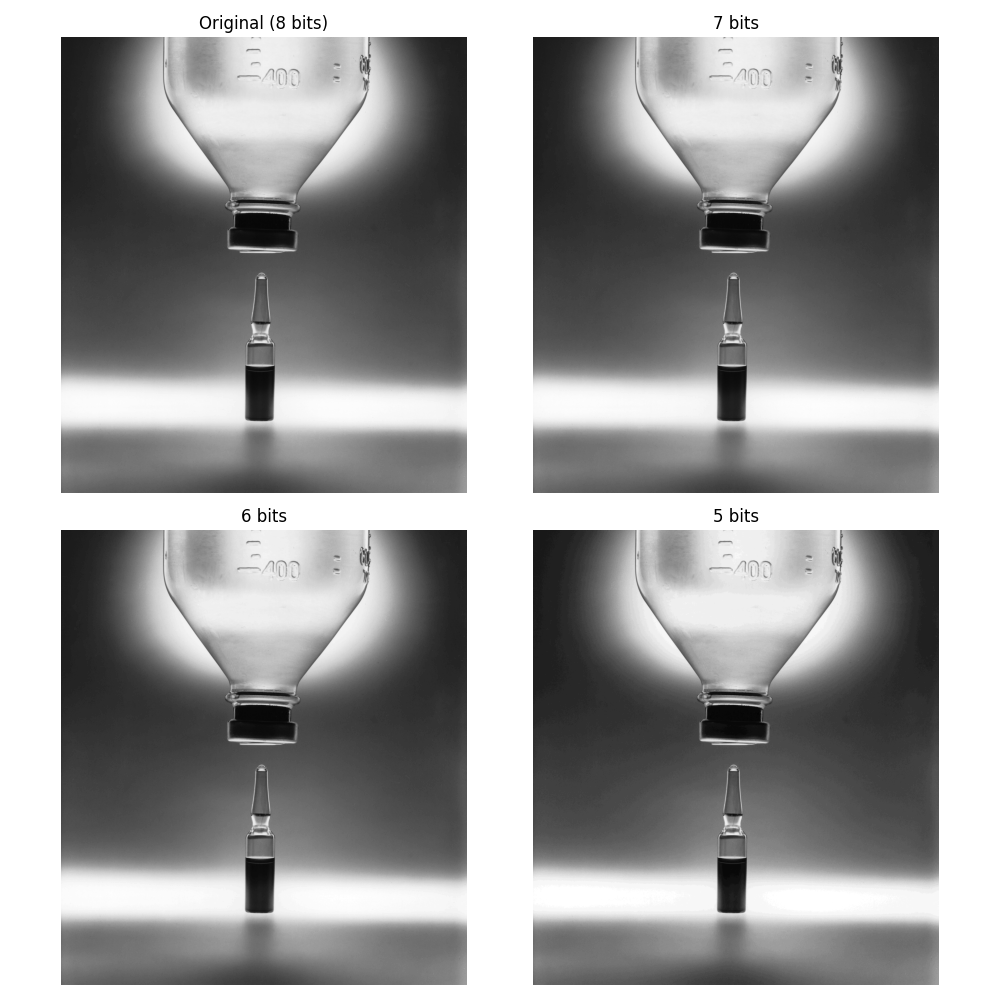

The Python source for this figure:

import sys
import os
import numpy as np
import matplotlib.pyplot as plt
from skimage.io import imread
from skimage.util import img_as_ubyte
from libDIPUM.im2bitplanes import im2bitplanes
from libDIPUM.bitplanes2im import bitplanes2im
from libDIPUM.data_path import dip_data

# Data
img_name = dip_data('drip-bottle.tif')

f256 = imread(img_name)

# Get bit planes
B = im2bitplanes(f256, 8)

# Reduce image to 7 bits (planes 2-8 in MATLAB -> 1-7 in Python 0-based)
# MATLAB: [2 3 4 5 6 7 8]
# Python: [1, 2, 3, 4, 5, 6, 7]
f128 = img_as_ubyte(bitplanes2im(B, [1, 2, 3, 4, 5, 6, 7]))

# Repeat down to 2 bits
# MATLAB: f64 = ... [3 4 5 6 7 8] -> Py: [2, 3, 4, 5, 6, 7]
f64 = img_as_ubyte(bitplanes2im(B, range(2, 8))) # 2,3,4,5,6,7

# f32 = ... [4 5 6 7 8] -> Py: [3, 4, 5, 6, 7]
f32 = img_as_ubyte(bitplanes2im(B, range(3, 8)))

# f16 = ... [5 6 7 8] -> Py: [4, 5, 6, 7]
f16 = img_as_ubyte(bitplanes2im(B, range(4, 8)))

# f8 = ... [6 7 8] -> Py: [5, 6, 7]
f8 = img_as_ubyte(bitplanes2im(B, range(5, 8)))

# f4 = ... [7 8] -> Py: [6, 7]
f4 = img_as_ubyte(bitplanes2im(B, range(6, 8)))

# f2 = ... [8] -> Py: [7]
f2 = img_as_ubyte(bitplanes2im(B, [7]))

# Display Figure 1
fig1, axes1 = plt.subplots(2, 2, figsize=(10, 10))
axes1 = axes1.flatten()

axes1[0].imshow(f256, cmap='gray')
axes1[0].set_title('Original (8 bits)')
axes1[0].axis('off')

axes1[1].imshow(f128, cmap='gray')
axes1[1].set_title('7 bits')
axes1[1].axis('off')

axes1[2].imshow(f64, cmap='gray')
axes1[2].set_title('6 bits')
axes1[2].axis('off')

axes1[3].imshow(f32, cmap='gray')
axes1[3].set_title('5 bits')
axes1[3].axis('off')

plt.tight_layout()
plt.savefig('Figure224.png')
print("Saved Figure224.png")

# Display Figure 2
fig2, axes2 = plt.subplots(2, 2, figsize=(10, 10))
axes2 = axes2.flatten()

axes2[0].imshow(f16, cmap='gray')
axes2[0].set_title('4 bits')
axes2[0].axis('off')

axes2[1].imshow(f8, cmap='gray')
axes2[1].set_title('3 bits')
axes2[1].axis('off')

axes2[2].imshow(f4, cmap='gray')
axes2[2].set_title('2 bits')
axes2[2].axis('off')

axes2[3].imshow(f2, cmap='gray')
axes2[3].set_title('1 bit')
axes2[3].axis('off')

plt.tight_layout()
plt.savefig('Figure224Bis.png')
print("Saved Figure224Bis.png")

plt.show()
